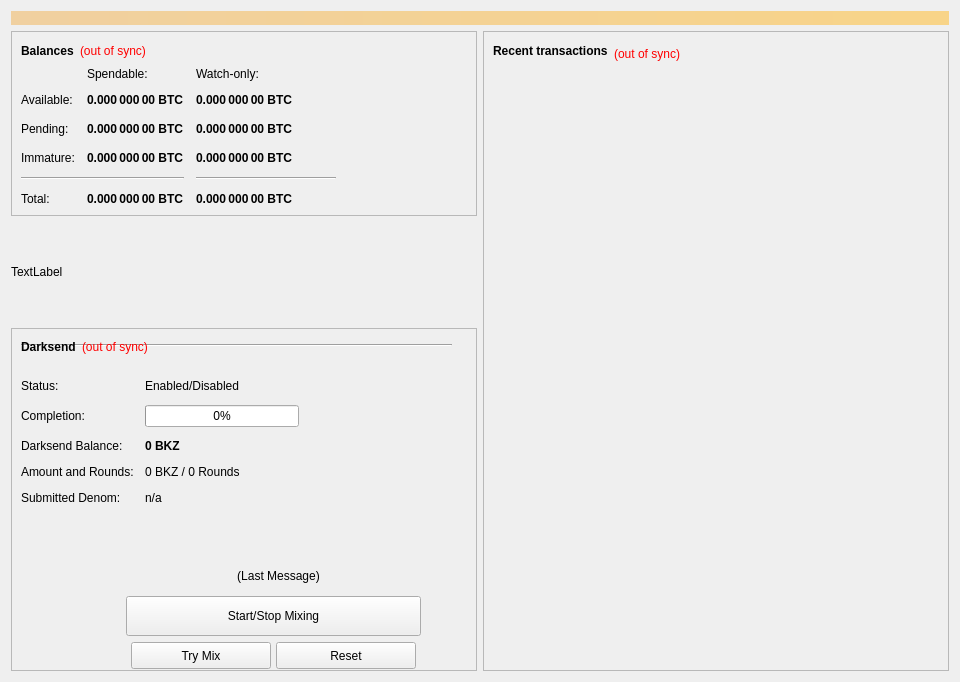
<?xml version="1.0" encoding="UTF-8"?>
<ui version="4.0">
 <class>OverviewPage</class>
 <widget class="QWidget" name="OverviewPage">
  <property name="geometry">
   <rect>
    <x>0</x>
    <y>0</y>
    <width>960</width>
    <height>615</height>
   </rect>
  </property>
  <property name="minimumSize">
   <size>
    <width>960</width>
    <height>0</height>
   </size>
  </property>
  <property name="windowTitle">
   <string>Form</string>
  </property>
  <property name="styleSheet">
   <string notr="true"/>
  </property>
  <layout class="QVBoxLayout" name="topLayout">
   <item>
    <widget class="QLabel" name="labelAlerts">
     <property name="visible">
      <bool>false</bool>
     </property>
     <property name="styleSheet">
      <string notr="true">background-color: qlineargradient(x1: 0, y1: 0, x2: 1, y2: 0, stop:0 #F0D0A0, stop:1 #F8D488); color:#000000;</string>
     </property>
     <property name="wordWrap">
      <bool>true</bool>
     </property>
     <property name="margin">
      <number>3</number>
     </property>
    </widget>
   </item>
   <item>
    <layout class="QHBoxLayout" name="horizontalLayout" stretch="1,1">
     <item>
      <layout class="QVBoxLayout" name="verticalLayout_2">
       <item>
        <widget class="QFrame" name="frame">
         <property name="frameShape">
          <enum>QFrame::StyledPanel</enum>
         </property>
         <property name="frameShadow">
          <enum>QFrame::Raised</enum>
         </property>
         <layout class="QVBoxLayout" name="verticalLayout_4">
          <item>
           <layout class="QHBoxLayout" name="horizontalLayout_4">
            <item>
             <widget class="QLabel" name="label_5">
              <property name="font">
               <font>
                <weight>75</weight>
                <bold>true</bold>
               </font>
              </property>
              <property name="text">
               <string>Balances</string>
              </property>
             </widget>
            </item>
            <item>
             <widget class="QLabel" name="labelWalletStatus">
              <property name="cursor">
               <cursorShape>WhatsThisCursor</cursorShape>
              </property>
              <property name="toolTip">
               <string>The displayed information may be out of date. Your wallet automatically synchronizes with the BKZ network after a connection is established, but this process has not completed yet.</string>
              </property>
              <property name="styleSheet">
               <string notr="true">QLabel { color: red; }</string>
              </property>
              <property name="text">
               <string notr="true">(out of sync)</string>
              </property>
              <property name="alignment">
               <set>Qt::AlignLeading|Qt::AlignLeft|Qt::AlignVCenter</set>
              </property>
             </widget>
            </item>
            <item>
             <spacer name="horizontalSpacer_3">
              <property name="orientation">
               <enum>Qt::Horizontal</enum>
              </property>
              <property name="sizeHint" stdset="0">
               <size>
                <width>40</width>
                <height>20</height>
               </size>
              </property>
             </spacer>
            </item>
           </layout>
          </item>
          <item>
           <layout class="QGridLayout" name="gridLayout">
            <property name="spacing">
             <number>12</number>
            </property>
            <item row="2" column="2">
             <widget class="QLabel" name="labelWatchPending">
              <property name="font">
               <font>
                <weight>75</weight>
                <bold>true</bold>
               </font>
              </property>
              <property name="cursor">
               <cursorShape>IBeamCursor</cursorShape>
              </property>
              <property name="toolTip">
               <string>Unconfirmed transactions to watch-only addresses</string>
              </property>
              <property name="text">
               <string notr="true">0.000 000 00 BTC</string>
              </property>
              <property name="alignment">
               <set>Qt::AlignLeading|Qt::AlignLeft|Qt::AlignVCenter</set>
              </property>
              <property name="textInteractionFlags">
               <set>Qt::LinksAccessibleByMouse|Qt::TextSelectableByKeyboard|Qt::TextSelectableByMouse</set>
              </property>
             </widget>
            </item>
            <item row="2" column="1">
             <widget class="QLabel" name="labelUnconfirmed">
              <property name="font">
               <font>
                <weight>75</weight>
                <bold>true</bold>
               </font>
              </property>
              <property name="cursor">
               <cursorShape>IBeamCursor</cursorShape>
              </property>
              <property name="toolTip">
               <string>Total of transactions that have yet to be confirmed, and do not yet count toward the spendable balance</string>
              </property>
              <property name="text">
               <string notr="true">0.000 000 00 BTC</string>
              </property>
              <property name="alignment">
               <set>Qt::AlignLeading|Qt::AlignLeft|Qt::AlignVCenter</set>
              </property>
              <property name="textInteractionFlags">
               <set>Qt::LinksAccessibleByMouse|Qt::TextSelectableByKeyboard|Qt::TextSelectableByMouse</set>
              </property>
             </widget>
            </item>
            <item row="3" column="2">
             <widget class="QLabel" name="labelWatchImmature">
              <property name="font">
               <font>
                <weight>75</weight>
                <bold>true</bold>
               </font>
              </property>
              <property name="cursor">
               <cursorShape>IBeamCursor</cursorShape>
              </property>
              <property name="toolTip">
               <string>Staked or masternode rewards in watch-only addresses that has not yet matured</string>
              </property>
              <property name="text">
               <string notr="true">0.000 000 00 BTC</string>
              </property>
              <property name="alignment">
               <set>Qt::AlignLeading|Qt::AlignLeft|Qt::AlignVCenter</set>
              </property>
              <property name="textInteractionFlags">
               <set>Qt::LinksAccessibleByMouse|Qt::TextSelectableByKeyboard|Qt::TextSelectableByMouse</set>
              </property>
             </widget>
            </item>
            <item row="4" column="0" colspan="2">
             <widget class="Line" name="lineSpendableBalance">
              <property name="orientation">
               <enum>Qt::Horizontal</enum>
              </property>
             </widget>
            </item>
            <item row="4" column="2">
             <widget class="Line" name="lineWatchBalance">
              <property name="sizePolicy">
               <sizepolicy hsizetype="Preferred" vsizetype="Fixed">
                <horstretch>0</horstretch>
                <verstretch>0</verstretch>
               </sizepolicy>
              </property>
              <property name="minimumSize">
               <size>
                <width>140</width>
                <height>0</height>
               </size>
              </property>
              <property name="orientation">
               <enum>Qt::Horizontal</enum>
              </property>
             </widget>
            </item>
            <item row="5" column="0">
             <widget class="QLabel" name="labelTotalText">
              <property name="text">
               <string>Total:</string>
              </property>
             </widget>
            </item>
            <item row="3" column="1">
             <widget class="QLabel" name="labelImmature">
              <property name="font">
               <font>
                <weight>75</weight>
                <bold>true</bold>
               </font>
              </property>
              <property name="cursor">
               <cursorShape>IBeamCursor</cursorShape>
              </property>
              <property name="toolTip">
               <string>Staked or masternode rewards that has not yet matured</string>
              </property>
              <property name="text">
               <string notr="true">0.000 000 00 BTC</string>
              </property>
              <property name="alignment">
               <set>Qt::AlignLeading|Qt::AlignLeft|Qt::AlignVCenter</set>
              </property>
              <property name="textInteractionFlags">
               <set>Qt::LinksAccessibleByMouse|Qt::TextSelectableByKeyboard|Qt::TextSelectableByMouse</set>
              </property>
             </widget>
            </item>
            <item row="2" column="3">
             <spacer name="horizontalSpacer_2">
              <property name="orientation">
               <enum>Qt::Horizontal</enum>
              </property>
              <property name="sizeHint" stdset="0">
               <size>
                <width>40</width>
                <height>20</height>
               </size>
              </property>
             </spacer>
            </item>
            <item row="3" column="0">
             <widget class="QLabel" name="labelImmatureText">
              <property name="text">
               <string>Immature:</string>
              </property>
             </widget>
            </item>
            <item row="5" column="1">
             <widget class="QLabel" name="labelTotal">
              <property name="font">
               <font>
                <weight>75</weight>
                <bold>true</bold>
               </font>
              </property>
              <property name="cursor">
               <cursorShape>IBeamCursor</cursorShape>
              </property>
              <property name="toolTip">
               <string>Your current total balance</string>
              </property>
              <property name="text">
               <string notr="true">0.000 000 00 BTC</string>
              </property>
              <property name="alignment">
               <set>Qt::AlignLeading|Qt::AlignLeft|Qt::AlignVCenter</set>
              </property>
              <property name="textInteractionFlags">
               <set>Qt::LinksAccessibleByMouse|Qt::TextSelectableByKeyboard|Qt::TextSelectableByMouse</set>
              </property>
             </widget>
            </item>
            <item row="5" column="2">
             <widget class="QLabel" name="labelWatchTotal">
              <property name="font">
               <font>
                <weight>75</weight>
                <bold>true</bold>
               </font>
              </property>
              <property name="cursor">
               <cursorShape>IBeamCursor</cursorShape>
              </property>
              <property name="toolTip">
               <string>Current total balance in watch-only addresses</string>
              </property>
              <property name="text">
               <string notr="true">0.000 000 00 BTC</string>
              </property>
              <property name="alignment">
               <set>Qt::AlignLeading|Qt::AlignLeft|Qt::AlignVCenter</set>
              </property>
              <property name="textInteractionFlags">
               <set>Qt::LinksAccessibleByMouse|Qt::TextSelectableByKeyboard|Qt::TextSelectableByMouse</set>
              </property>
             </widget>
            </item>
            <item row="0" column="2">
             <widget class="QLabel" name="labelWatchonly">
              <property name="text">
               <string>Watch-only:</string>
              </property>
              <property name="alignment">
               <set>Qt::AlignLeading|Qt::AlignLeft|Qt::AlignVCenter</set>
              </property>
             </widget>
            </item>
            <item row="1" column="0">
             <widget class="QLabel" name="labelBalanceText">
              <property name="text">
               <string>Available:</string>
              </property>
             </widget>
            </item>
            <item row="1" column="1">
             <widget class="QLabel" name="labelBalance">
              <property name="font">
               <font>
                <weight>75</weight>
                <bold>true</bold>
               </font>
              </property>
              <property name="cursor">
               <cursorShape>IBeamCursor</cursorShape>
              </property>
              <property name="toolTip">
               <string>Your current spendable balance</string>
              </property>
              <property name="text">
               <string notr="true">0.000 000 00 BTC</string>
              </property>
              <property name="alignment">
               <set>Qt::AlignLeading|Qt::AlignLeft|Qt::AlignVCenter</set>
              </property>
              <property name="textInteractionFlags">
               <set>Qt::LinksAccessibleByMouse|Qt::TextSelectableByKeyboard|Qt::TextSelectableByMouse</set>
              </property>
             </widget>
            </item>
            <item row="1" column="2">
             <widget class="QLabel" name="labelWatchAvailable">
              <property name="font">
               <font>
                <weight>75</weight>
                <bold>true</bold>
               </font>
              </property>
              <property name="cursor">
               <cursorShape>IBeamCursor</cursorShape>
              </property>
              <property name="toolTip">
               <string>Your current balance in watch-only addresses</string>
              </property>
              <property name="text">
               <string notr="true">0.000 000 00 BTC</string>
              </property>
              <property name="alignment">
               <set>Qt::AlignLeading|Qt::AlignLeft|Qt::AlignVCenter</set>
              </property>
              <property name="textInteractionFlags">
               <set>Qt::LinksAccessibleByMouse|Qt::TextSelectableByKeyboard|Qt::TextSelectableByMouse</set>
              </property>
             </widget>
            </item>
            <item row="2" column="0">
             <widget class="QLabel" name="labelPendingText">
              <property name="text">
               <string>Pending:</string>
              </property>
             </widget>
            </item>
            <item row="0" column="1">
             <widget class="QLabel" name="labelSpendable">
              <property name="text">
               <string>Spendable:</string>
              </property>
              <property name="alignment">
               <set>Qt::AlignLeading|Qt::AlignLeft|Qt::AlignVCenter</set>
              </property>
             </widget>
            </item>
           </layout>
          </item>
         </layout>
        </widget>
       </item>
       <item>
        <widget class="QLabel" name="MessageLabel">
         <property name="minimumSize">
          <size>
           <width>0</width>
           <height>100</height>
          </size>
         </property>
         <property name="mouseTracking">
          <bool>true</bool>
         </property>
         <property name="frameShadow">
          <enum>QFrame::Plain</enum>
         </property>
         <property name="text">
          <string>TextLabel</string>
         </property>
         <property name="openExternalLinks">
          <bool>true</bool>
         </property>
        </widget>
       </item>
       <item>
        <widget class="QFrame" name="frameDarksend">
         <property name="minimumSize">
          <size>
           <width>451</width>
           <height>343</height>
          </size>
         </property>
         <property name="layoutDirection">
          <enum>Qt::LeftToRight</enum>
         </property>
         <property name="frameShape">
          <enum>QFrame::StyledPanel</enum>
         </property>
         <property name="frameShadow">
          <enum>QFrame::Raised</enum>
         </property>
         <widget class="QWidget" name="formLayoutWidget">
          <property name="geometry">
           <rect>
            <x>10</x>
            <y>51</y>
            <width>451</width>
            <height>175</height>
           </rect>
          </property>
          <layout class="QFormLayout" name="formLayout">
           <property name="fieldGrowthPolicy">
            <enum>QFormLayout::AllNonFixedFieldsGrow</enum>
           </property>
           <property name="horizontalSpacing">
            <number>11</number>
           </property>
           <property name="verticalSpacing">
            <number>12</number>
           </property>
           <item row="0" column="0">
            <widget class="QLabel" name="label_6">
             <property name="text">
              <string>Status:</string>
             </property>
            </widget>
           </item>
           <item row="1" column="0">
            <widget class="QLabel" name="label_7">
             <property name="text">
              <string>Completion:</string>
             </property>
            </widget>
           </item>
           <item row="1" column="1">
            <widget class="QProgressBar" name="DarksendProgress">
             <property name="maximumSize">
              <size>
               <width>154</width>
               <height>16777215</height>
              </size>
             </property>
             <property name="value">
              <number>0</number>
             </property>
            </widget>
           </item>
           <item row="2" column="0">
            <widget class="QLabel" name="labelAnonymizedText">
             <property name="text">
              <string>Darksend Balance:</string>
             </property>
            </widget>
           </item>
           <item row="2" column="1">
            <widget class="QLabel" name="labelAnonymized">
             <property name="font">
              <font>
               <weight>75</weight>
               <bold>true</bold>
              </font>
             </property>
             <property name="text">
              <string notr="true">0 BKZ</string>
             </property>
            </widget>
           </item>
           <item row="3" column="0">
            <widget class="QLabel" name="label_8">
             <property name="text">
              <string>Amount and Rounds:</string>
             </property>
            </widget>
           </item>
           <item row="3" column="1">
            <widget class="QLabel" name="labelAmountRounds">
             <property name="text">
              <string>0 BKZ / 0 Rounds</string>
             </property>
            </widget>
           </item>
           <item row="4" column="0">
            <widget class="QLabel" name="label_9">
             <property name="text">
              <string>Submitted Denom:</string>
             </property>
            </widget>
           </item>
           <item row="4" column="1">
            <widget class="QLabel" name="labelSubmittedDenom">
             <property name="toolTip">
              <string>The denominations you submitted to the Masternode.&lt;br&gt;To mix, other users must submit the exact same denominations.</string>
             </property>
             <property name="text">
              <string>n/a</string>
             </property>
            </widget>
           </item>
           <item row="0" column="1">
            <widget class="QLabel" name="DarksendEnabled">
             <property name="text">
              <string>Enabled/Disabled</string>
             </property>
            </widget>
           </item>
          </layout>
         </widget>
         <widget class="QPushButton" name="runAutoDenom">
          <property name="geometry">
           <rect>
            <x>0</x>
            <y>0</y>
            <width>0</width>
            <height>0</height>
           </rect>
          </property>
          <property name="palette">
           <palette>
            <active>
             <colorrole role="WindowText">
              <brush brushstyle="SolidPattern">
               <color alpha="255">
                <red>0</red>
                <green>0</green>
                <blue>0</blue>
               </color>
              </brush>
             </colorrole>
             <colorrole role="Button">
              <brush brushstyle="SolidPattern">
               <color alpha="255">
                <red>239</red>
                <green>238</green>
                <blue>238</blue>
               </color>
              </brush>
             </colorrole>
             <colorrole role="Light">
              <brush brushstyle="SolidPattern">
               <color alpha="255">
                <red>255</red>
                <green>255</green>
                <blue>255</blue>
               </color>
              </brush>
             </colorrole>
             <colorrole role="Midlight">
              <brush brushstyle="SolidPattern">
               <color alpha="255">
                <red>247</red>
                <green>246</green>
                <blue>246</blue>
               </color>
              </brush>
             </colorrole>
             <colorrole role="Dark">
              <brush brushstyle="SolidPattern">
               <color alpha="255">
                <red>119</red>
                <green>119</green>
                <blue>119</blue>
               </color>
              </brush>
             </colorrole>
             <colorrole role="Mid">
              <brush brushstyle="SolidPattern">
               <color alpha="255">
                <red>159</red>
                <green>159</green>
                <blue>159</blue>
               </color>
              </brush>
             </colorrole>
             <colorrole role="Text">
              <brush brushstyle="SolidPattern">
               <color alpha="255">
                <red>0</red>
                <green>0</green>
                <blue>0</blue>
               </color>
              </brush>
             </colorrole>
             <colorrole role="BrightText">
              <brush brushstyle="SolidPattern">
               <color alpha="255">
                <red>255</red>
                <green>255</green>
                <blue>255</blue>
               </color>
              </brush>
             </colorrole>
             <colorrole role="ButtonText">
              <brush brushstyle="SolidPattern">
               <color alpha="255">
                <red>0</red>
                <green>0</green>
                <blue>0</blue>
               </color>
              </brush>
             </colorrole>
             <colorrole role="Base">
              <brush brushstyle="SolidPattern">
               <color alpha="255">
                <red>255</red>
                <green>255</green>
                <blue>255</blue>
               </color>
              </brush>
             </colorrole>
             <colorrole role="Window">
              <brush brushstyle="SolidPattern">
               <color alpha="255">
                <red>239</red>
                <green>238</green>
                <blue>238</blue>
               </color>
              </brush>
             </colorrole>
             <colorrole role="Shadow">
              <brush brushstyle="SolidPattern">
               <color alpha="255">
                <red>0</red>
                <green>0</green>
                <blue>0</blue>
               </color>
              </brush>
             </colorrole>
             <colorrole role="AlternateBase">
              <brush brushstyle="SolidPattern">
               <color alpha="255">
                <red>247</red>
                <green>246</green>
                <blue>246</blue>
               </color>
              </brush>
             </colorrole>
             <colorrole role="ToolTipBase">
              <brush brushstyle="SolidPattern">
               <color alpha="255">
                <red>255</red>
                <green>255</green>
                <blue>220</blue>
               </color>
              </brush>
             </colorrole>
             <colorrole role="ToolTipText">
              <brush brushstyle="SolidPattern">
               <color alpha="255">
                <red>0</red>
                <green>0</green>
                <blue>0</blue>
               </color>
              </brush>
             </colorrole>
            </active>
            <inactive>
             <colorrole role="WindowText">
              <brush brushstyle="SolidPattern">
               <color alpha="255">
                <red>0</red>
                <green>0</green>
                <blue>0</blue>
               </color>
              </brush>
             </colorrole>
             <colorrole role="Button">
              <brush brushstyle="SolidPattern">
               <color alpha="255">
                <red>239</red>
                <green>238</green>
                <blue>238</blue>
               </color>
              </brush>
             </colorrole>
             <colorrole role="Light">
              <brush brushstyle="SolidPattern">
               <color alpha="255">
                <red>255</red>
                <green>255</green>
                <blue>255</blue>
               </color>
              </brush>
             </colorrole>
             <colorrole role="Midlight">
              <brush brushstyle="SolidPattern">
               <color alpha="255">
                <red>247</red>
                <green>246</green>
                <blue>246</blue>
               </color>
              </brush>
             </colorrole>
             <colorrole role="Dark">
              <brush brushstyle="SolidPattern">
               <color alpha="255">
                <red>119</red>
                <green>119</green>
                <blue>119</blue>
               </color>
              </brush>
             </colorrole>
             <colorrole role="Mid">
              <brush brushstyle="SolidPattern">
               <color alpha="255">
                <red>159</red>
                <green>159</green>
                <blue>159</blue>
               </color>
              </brush>
             </colorrole>
             <colorrole role="Text">
              <brush brushstyle="SolidPattern">
               <color alpha="255">
                <red>0</red>
                <green>0</green>
                <blue>0</blue>
               </color>
              </brush>
             </colorrole>
             <colorrole role="BrightText">
              <brush brushstyle="SolidPattern">
               <color alpha="255">
                <red>255</red>
                <green>255</green>
                <blue>255</blue>
               </color>
              </brush>
             </colorrole>
             <colorrole role="ButtonText">
              <brush brushstyle="SolidPattern">
               <color alpha="255">
                <red>0</red>
                <green>0</green>
                <blue>0</blue>
               </color>
              </brush>
             </colorrole>
             <colorrole role="Base">
              <brush brushstyle="SolidPattern">
               <color alpha="255">
                <red>255</red>
                <green>255</green>
                <blue>255</blue>
               </color>
              </brush>
             </colorrole>
             <colorrole role="Window">
              <brush brushstyle="SolidPattern">
               <color alpha="255">
                <red>239</red>
                <green>238</green>
                <blue>238</blue>
               </color>
              </brush>
             </colorrole>
             <colorrole role="Shadow">
              <brush brushstyle="SolidPattern">
               <color alpha="255">
                <red>0</red>
                <green>0</green>
                <blue>0</blue>
               </color>
              </brush>
             </colorrole>
             <colorrole role="AlternateBase">
              <brush brushstyle="SolidPattern">
               <color alpha="255">
                <red>247</red>
                <green>246</green>
                <blue>246</blue>
               </color>
              </brush>
             </colorrole>
             <colorrole role="ToolTipBase">
              <brush brushstyle="SolidPattern">
               <color alpha="255">
                <red>255</red>
                <green>255</green>
                <blue>220</blue>
               </color>
              </brush>
             </colorrole>
             <colorrole role="ToolTipText">
              <brush brushstyle="SolidPattern">
               <color alpha="255">
                <red>0</red>
                <green>0</green>
                <blue>0</blue>
               </color>
              </brush>
             </colorrole>
            </inactive>
            <disabled>
             <colorrole role="WindowText">
              <brush brushstyle="SolidPattern">
               <color alpha="255">
                <red>119</red>
                <green>119</green>
                <blue>119</blue>
               </color>
              </brush>
             </colorrole>
             <colorrole role="Button">
              <brush brushstyle="SolidPattern">
               <color alpha="255">
                <red>239</red>
                <green>238</green>
                <blue>238</blue>
               </color>
              </brush>
             </colorrole>
             <colorrole role="Light">
              <brush brushstyle="SolidPattern">
               <color alpha="255">
                <red>255</red>
                <green>255</green>
                <blue>255</blue>
               </color>
              </brush>
             </colorrole>
             <colorrole role="Midlight">
              <brush brushstyle="SolidPattern">
               <color alpha="255">
                <red>247</red>
                <green>246</green>
                <blue>246</blue>
               </color>
              </brush>
             </colorrole>
             <colorrole role="Dark">
              <brush brushstyle="SolidPattern">
               <color alpha="255">
                <red>119</red>
                <green>119</green>
                <blue>119</blue>
               </color>
              </brush>
             </colorrole>
             <colorrole role="Mid">
              <brush brushstyle="SolidPattern">
               <color alpha="255">
                <red>159</red>
                <green>159</green>
                <blue>159</blue>
               </color>
              </brush>
             </colorrole>
             <colorrole role="Text">
              <brush brushstyle="SolidPattern">
               <color alpha="255">
                <red>119</red>
                <green>119</green>
                <blue>119</blue>
               </color>
              </brush>
             </colorrole>
             <colorrole role="BrightText">
              <brush brushstyle="SolidPattern">
               <color alpha="255">
                <red>255</red>
                <green>255</green>
                <blue>255</blue>
               </color>
              </brush>
             </colorrole>
             <colorrole role="ButtonText">
              <brush brushstyle="SolidPattern">
               <color alpha="255">
                <red>119</red>
                <green>119</green>
                <blue>119</blue>
               </color>
              </brush>
             </colorrole>
             <colorrole role="Base">
              <brush brushstyle="SolidPattern">
               <color alpha="255">
                <red>239</red>
                <green>238</green>
                <blue>238</blue>
               </color>
              </brush>
             </colorrole>
             <colorrole role="Window">
              <brush brushstyle="SolidPattern">
               <color alpha="255">
                <red>239</red>
                <green>238</green>
                <blue>238</blue>
               </color>
              </brush>
             </colorrole>
             <colorrole role="Shadow">
              <brush brushstyle="SolidPattern">
               <color alpha="255">
                <red>0</red>
                <green>0</green>
                <blue>0</blue>
               </color>
              </brush>
             </colorrole>
             <colorrole role="AlternateBase">
              <brush brushstyle="SolidPattern">
               <color alpha="255">
                <red>239</red>
                <green>238</green>
                <blue>238</blue>
               </color>
              </brush>
             </colorrole>
             <colorrole role="ToolTipBase">
              <brush brushstyle="SolidPattern">
               <color alpha="255">
                <red>255</red>
                <green>255</green>
                <blue>220</blue>
               </color>
              </brush>
             </colorrole>
             <colorrole role="ToolTipText">
              <brush brushstyle="SolidPattern">
               <color alpha="255">
                <red>0</red>
                <green>0</green>
                <blue>0</blue>
               </color>
              </brush>
             </colorrole>
            </disabled>
           </palette>
          </property>
          <property name="focusPolicy">
           <enum>Qt::NoFocus</enum>
          </property>
          <property name="autoFillBackground">
           <bool>true</bool>
          </property>
          <property name="text">
           <string/>
          </property>
          <property name="flat">
           <bool>true</bool>
          </property>
         </widget>
         <widget class="QPushButton" name="toggleDarksend">
          <property name="geometry">
           <rect>
            <x>115</x>
            <y>268</y>
            <width>295</width>
            <height>40</height>
           </rect>
          </property>
          <property name="sizePolicy">
           <sizepolicy hsizetype="MinimumExpanding" vsizetype="Fixed">
            <horstretch>0</horstretch>
            <verstretch>0</verstretch>
           </sizepolicy>
          </property>
          <property name="text">
           <string>Start/Stop Mixing</string>
          </property>
         </widget>
         <widget class="Line" name="lineLastMessage">
          <property name="geometry">
           <rect>
            <x>10</x>
            <y>0</y>
            <width>431</width>
            <height>35</height>
           </rect>
          </property>
          <property name="orientation">
           <enum>Qt::Horizontal</enum>
          </property>
         </widget>
         <widget class="QLabel" name="DarksendStatus">
          <property name="geometry">
           <rect>
            <x>70</x>
            <y>226</y>
            <width>395</width>
            <height>43</height>
           </rect>
          </property>
          <property name="minimumSize">
           <size>
            <width>288</width>
            <height>43</height>
           </size>
          </property>
          <property name="text">
           <string>(Last Message)</string>
          </property>
          <property name="alignment">
           <set>Qt::AlignCenter</set>
          </property>
          <property name="wordWrap">
           <bool>true</bool>
          </property>
         </widget>
         <widget class="QPushButton" name="DarksendAuto">
          <property name="geometry">
           <rect>
            <x>120</x>
            <y>314</y>
            <width>140</width>
            <height>27</height>
           </rect>
          </property>
          <property name="sizePolicy">
           <sizepolicy hsizetype="MinimumExpanding" vsizetype="Fixed">
            <horstretch>0</horstretch>
            <verstretch>0</verstretch>
           </sizepolicy>
          </property>
          <property name="toolTip">
           <string>Try to manually submit a Darksend request.</string>
          </property>
          <property name="text">
           <string>Try Mix</string>
          </property>
         </widget>
         <widget class="QPushButton" name="DarksendReset">
          <property name="geometry">
           <rect>
            <x>265</x>
            <y>314</y>
            <width>140</width>
            <height>27</height>
           </rect>
          </property>
          <property name="sizePolicy">
           <sizepolicy hsizetype="MinimumExpanding" vsizetype="Fixed">
            <horstretch>0</horstretch>
            <verstretch>0</verstretch>
           </sizepolicy>
          </property>
          <property name="toolTip">
           <string>Reset the current status of Darksend (can interrupt Darksend if it's in the process of Mixing, which can cost you money!)</string>
          </property>
          <property name="autoFillBackground">
           <bool>false</bool>
          </property>
          <property name="text">
           <string>Reset</string>
          </property>
         </widget>
         <widget class="QWidget" name="layoutWidget">
          <property name="geometry">
           <rect>
            <x>10</x>
            <y>0</y>
            <width>431</width>
            <height>37</height>
           </rect>
          </property>
          <layout class="QHBoxLayout" name="horizontalLayout_5">
           <item>
            <widget class="QLabel" name="label_2">
             <property name="font">
              <font>
               <weight>75</weight>
               <bold>true</bold>
              </font>
             </property>
             <property name="text">
              <string>Darksend</string>
             </property>
            </widget>
           </item>
           <item>
            <widget class="QLabel" name="labelDarksendSyncStatus">
             <property name="toolTip">
              <string>The displayed information may be out of date. Your wallet automatically synchronizes with the BKZ network after a connection is established, but this process has not completed yet.</string>
             </property>
             <property name="styleSheet">
              <string notr="true">QLabel { color: red; }</string>
             </property>
             <property name="text">
              <string notr="true">(out of sync)</string>
             </property>
             <property name="alignment">
              <set>Qt::AlignLeading|Qt::AlignLeft|Qt::AlignVCenter</set>
             </property>
            </widget>
           </item>
           <item>
            <spacer name="horizontalSpacer_4">
             <property name="orientation">
              <enum>Qt::Horizontal</enum>
             </property>
             <property name="sizeHint" stdset="0">
              <size>
               <width>40</width>
               <height>20</height>
              </size>
             </property>
            </spacer>
           </item>
          </layout>
         </widget>
        </widget>
       </item>
       <item>
        <spacer name="verticalSpacer">
         <property name="orientation">
          <enum>Qt::Vertical</enum>
         </property>
         <property name="sizeHint" stdset="0">
          <size>
           <width>20</width>
           <height>40</height>
          </size>
         </property>
        </spacer>
       </item>
      </layout>
     </item>
     <item>
      <layout class="QVBoxLayout" name="verticalLayout_3">
       <item>
        <widget class="QFrame" name="frame_2">
         <property name="frameShape">
          <enum>QFrame::StyledPanel</enum>
         </property>
         <property name="frameShadow">
          <enum>QFrame::Raised</enum>
         </property>
         <layout class="QVBoxLayout" name="verticalLayout">
          <item>
           <layout class="QHBoxLayout" name="horizontalLayout_2">
            <item>
             <widget class="QLabel" name="label_4">
              <property name="font">
               <font>
                <weight>75</weight>
                <bold>true</bold>
               </font>
              </property>
              <property name="text">
               <string>Recent transactions</string>
              </property>
             </widget>
            </item>
            <item>
             <widget class="QLabel" name="labelTransactionsStatus">
              <property name="cursor">
               <cursorShape>WhatsThisCursor</cursorShape>
              </property>
              <property name="toolTip">
               <string>The displayed information may be out of date. Your wallet automatically synchronizes with the BKZ network after a connection is established, but this process has not completed yet.</string>
              </property>
              <property name="styleSheet">
               <string notr="true">QLabel { color: red; }</string>
              </property>
              <property name="text">
               <string notr="true">(out of sync)</string>
              </property>
              <property name="alignment">
               <set>Qt::AlignBottom|Qt::AlignRight|Qt::AlignTrailing</set>
              </property>
             </widget>
            </item>
            <item>
             <spacer name="horizontalSpacer">
              <property name="orientation">
               <enum>Qt::Horizontal</enum>
              </property>
              <property name="sizeHint" stdset="0">
               <size>
                <width>40</width>
                <height>20</height>
               </size>
              </property>
             </spacer>
            </item>
           </layout>
          </item>
          <item>
           <widget class="QListView" name="listTransactions">
            <property name="styleSheet">
             <string notr="true">QListView { background: transparent; }</string>
            </property>
            <property name="frameShape">
             <enum>QFrame::NoFrame</enum>
            </property>
            <property name="verticalScrollBarPolicy">
             <enum>Qt::ScrollBarAlwaysOff</enum>
            </property>
            <property name="horizontalScrollBarPolicy">
             <enum>Qt::ScrollBarAlwaysOff</enum>
            </property>
            <property name="selectionMode">
             <enum>QAbstractItemView::NoSelection</enum>
            </property>
           </widget>
          </item>
         </layout>
        </widget>
       </item>
      </layout>
     </item>
    </layout>
   </item>
  </layout>
 </widget>
 <resources/>
 <connections/>
</ui>
